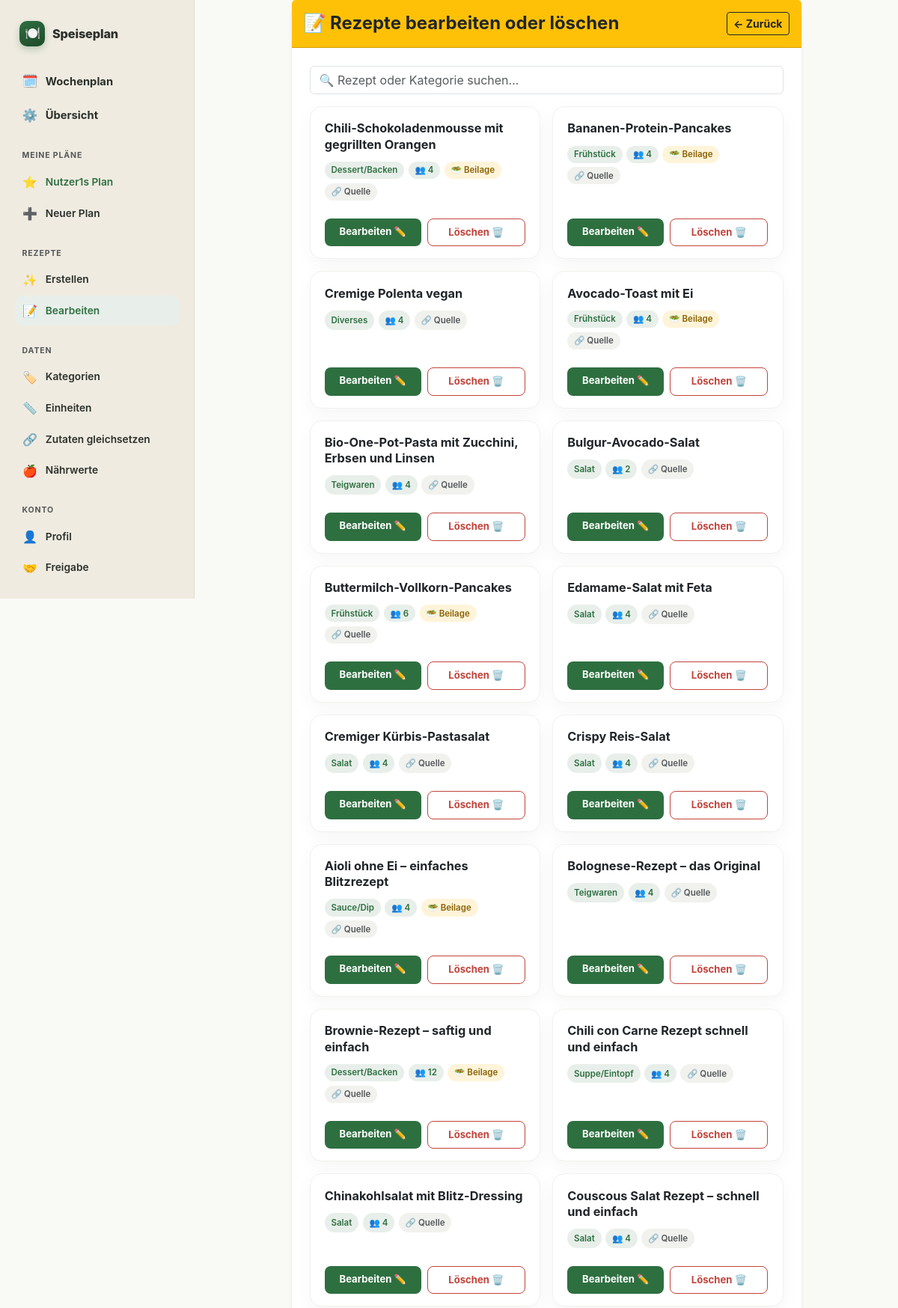
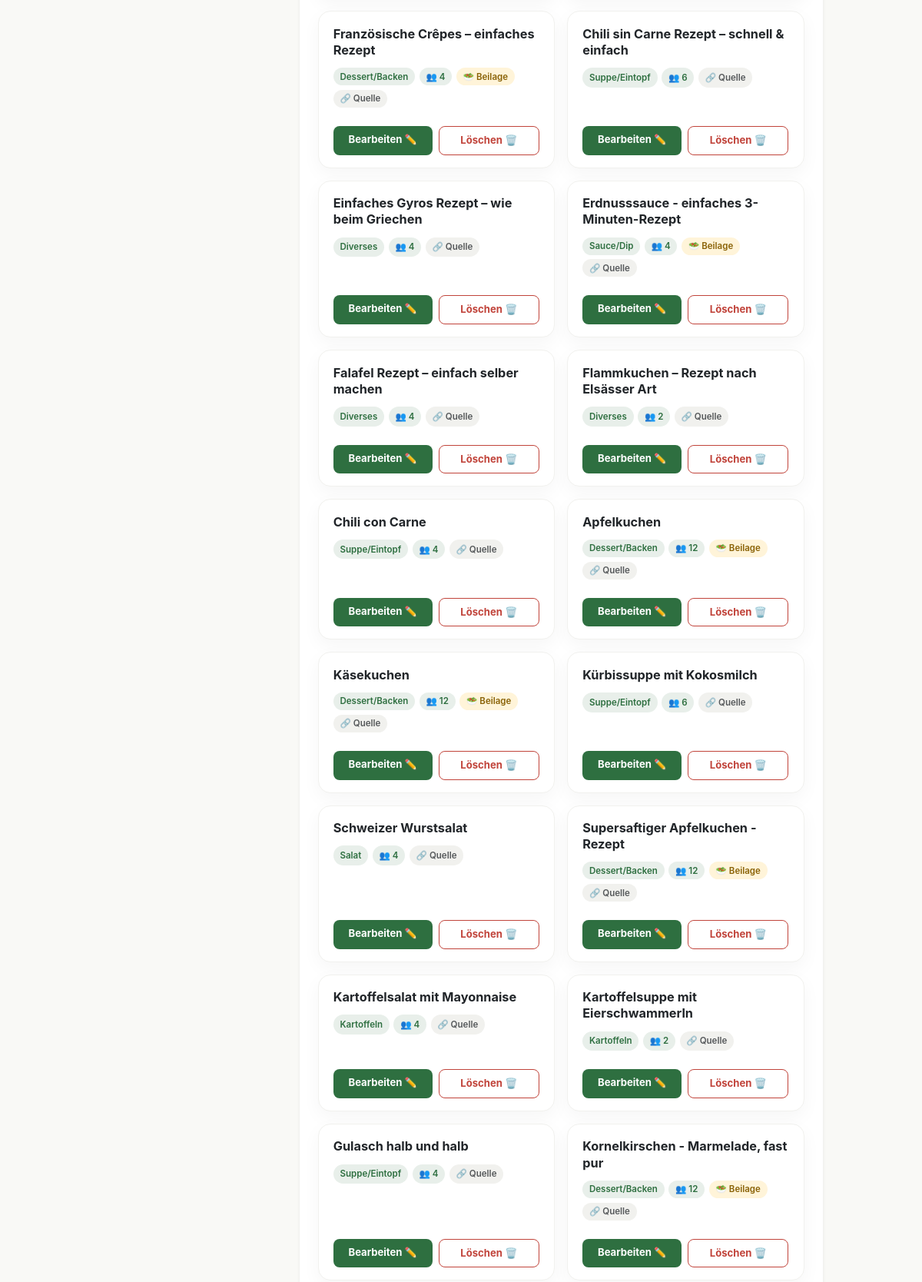
Screenshot of /manage/recipe/edit-list (signed in, upper part) with the database file from the repository (2 pictures, top to bottom).
### models.py (models this page shows)
class PlanMembership(db.Model):
    id = db.Column(db.Integer, primary_key=True)
    plan_id = db.Column(db.Integer, db.ForeignKey('plan.id'), nullable=False, index=True)
    user_id = db.Column(db.Integer, db.ForeignKey('user.id'), nullable=False, index=True)
    is_starred = db.Column(db.Boolean, default=False, nullable=False)
    show_in_week_overview = db.Column(db.Boolean, default=True, nullable=False)
    __table_args__ = (db.UniqueConstraint('plan_id', 'user_id', name='uq_plan_membership_plan_id_user_id'),)
    plan = db.relationship('Plan')
    user = db.relationship('User')

class Plan(db.Model):
    id = db.Column(db.Integer, primary_key=True)
    name = db.Column(db.String(100), nullable=False)
    owner_user_id = db.Column(db.Integer, db.ForeignKey('user.id'), nullable=False)
    created_at = db.Column(db.DateTime, default=db.func.now())
    owner = db.relationship('User', foreign_keys=[owner_user_id])

class Recipe(db.Model):
    id = db.Column(db.Integer, primary_key=True)
    name = db.Column(db.String(100), nullable=False)
    owner_plan_id = db.Column(db.Integer, db.ForeignKey('plan.id'), nullable=False, index=True)
    category_id = db.Column(db.Integer, db.ForeignKey('category.id'), nullable=False)
    is_side_dish = db.Column(db.Boolean, default=False, nullable=False)
    is_favorite = db.Column(db.Boolean, default=False, nullable=False)
    servings = db.Column(db.Integer, nullable=False, default=2)
    calories = db.Column(db.Integer, default=0)
    protein = db.Column(db.Float, default=0.0)
    carbs = db.Column(db.Float, default=0.0)
    fat = db.Column(db.Float, default=0.0)
    nutrition_override = db.Column(db.Boolean, default=False, nullable=False)
    source_url = db.Column(db.String(500), nullable=True)
    instructions = db.Column(db.Text, nullable=True)
    updated_at = db.Column(db.DateTime, default=db.func.now())
    category = db.relationship('Category', backref=db.backref('recipes', lazy=True))
    owner_plan = db.relationship('Plan', foreign_keys=[owner_plan_id])
    ingredients = db.relationship('Ingredient', backref='recipe', cascade="all, delete-orphan")
    seasons = db.relationship('RecipeSeason', backref='recipe', cascade="all, delete-orphan")
    plan_links = db.relationship('RecipePlanLink', backref='recipe', cascade="all, delete-orphan")

class Category(db.Model):
    id = db.Column(db.Integer, primary_key=True)
    plan_id = db.Column(db.Integer, db.ForeignKey('plan.id'), nullable=False, index=True)
    name = db.Column(db.String(50), nullable=False)
    __table_args__ = (db.UniqueConstraint('plan_id', 'name', name='uq_category_plan_id_name'),)

### routes/recipes.py (the view)
@recipes_bp.route('/manage/recipe/edit-list')
def recipe_edit_list_view():
    user = current_user()
    plan_id = selected_plan_id(request.args, user)
    recipes = visible_recipes_query(plan_id).all()
    recipe_labels = {recipe.id: format_recipe_seasons(recipe) for recipe in recipes}
    return render_template(
        'recipe_edit_list.html', recipes=recipes, recipe_labels=recipe_labels, own_plan_id=plan_id,
        plan_id=plan_id, user_plans=user_plan_memberships(user),
    )

### app.py (called while the page is built)
@app.before_request
def require_login():
    if request.endpoint is None or request.endpoint in ('auth.login', 'auth.register', 'static'):
        return None
    if current_user() is None:
        return redirect(url_for('auth.login', next=request.path))
    if current_plan() is None and request.endpoint not in ZERO_PLAN_ALLOWED_ENDPOINTS:
        return redirect(url_for('plan.index'))
    return None

@app.after_request
def set_security_headers(response):
    response.headers['X-Content-Type-Options'] = 'nosniff'
    response.headers['X-Frame-Options'] = 'DENY'
    response.headers['Referrer-Policy'] = 'same-origin'
    response.headers['Permissions-Policy'] = 'geolocation=(), camera=(), microphone=()'
    response.headers['Content-Security-Policy'] = (
        "default-src 'self'; "
        "script-src 'self' 'unsafe-inline'; "
        "style-src 'self' 'unsafe-inline'; "
        "img-src 'self' data:; "
        "frame-ancestors 'none'; "
        "base-uri 'self'; "
        "form-action 'self'"
    )
    return response

@app.context_processor
def inject_css_version():
    css_path = os.path.join(app.static_folder, 'style.css')
    try:
        css_version = int(os.path.getmtime(css_path))
    except OSError:
        css_version = 0
    return {'css_version': css_version}

@app.context_processor
def inject_current_user_and_plans():
    user = current_user()
    if user is None:
        return {'nav_current_user': None, 'nav_current_plan': None, 'nav_user_plans': []}
    return {
        'nav_current_user': user,
        'nav_current_plan': current_plan(),
        'nav_user_plans': user_plan_memberships(user),
    }

@app.context_processor
def inject_shopping_categories():
    return {
        'shopping_categories': SHOPPING_CATEGORIES,
        'shopping_uncategorized': UNCATEGORIZED,
        'pantry_categories': sorted(PANTRY_CATEGORIES),
    }

@app.context_processor
def inject_ingredient_aliases():
    plan = current_plan()
    return {'ingredient_aliases': get_all_aliases(plan.id) if plan else {}}

@app.context_processor
def inject_ingredient_nutrition():
    plan = current_plan()
    return {'ingredient_nutrition': get_all_nutrition_entries(plan.id) if plan else {}}

### services/auth.py (called while the page is built)
def current_user():
    if 'user_id' not in session:
        return None
    if not hasattr(g, '_current_user'):
        g._current_user = User.query.get(session['user_id'])
        if g._current_user is None:
            session.clear()
    return g._current_user

### templates/recipe_edit_list.html (shortened to what this page needs)
{% extends 'base.html' %}
{% block content %}
<div class="row justify-content-center">
    <div class="col-12 col-md-9">
        <div class="card shadow-sm border-0">
            <div class="card-header bg-warning text-dark py-3 d-flex justify-content-between align-items-center">
                <h4 class="card-title mb-0 fw-bold">📝 Rezepte bearbeiten oder löschen</h4>
                <a href="/manage" class="btn btn-sm btn-outline-dark fw-bold"><- Zurück</a>
            </div>
            <div class="card-body p-4">
                {% if recipes %}
                <input type="text" id="recipeFilter" class="form-control mb-3" placeholder="🔍 Rezept oder Kategorie suchen..." autocomplete="off">
                {% endif %}
                {% if recipes %}
                <div class="recipe-grid" id="recipeList">
                    {% for recipe in recipes %}
                    <div class="recipe-card recipe-list-row" data-search="{{ recipe.name|lower }} {{ recipe.category.name|lower }}">
                        <div class="rc-head">
                            <span class="rc-name">{{ recipe.name }}</span>
                        </div>
                        <div class="rc-tags">
                            <span class="chip chip-fact">{{ recipe.category.name }}</span>
                            <span class="chip chip-fact">👥 {{ recipe.servings }}</span>
                            {% if recipe.is_side_dish %}
                            <span class="chip chip-flag">🥗 Beilage</span>
                            {% endif %}
                            {% if recipe.source_url %}
                            <a href="{{ recipe.source_url }}" target="_blank" rel="noopener noreferrer" class="chip chip-linked text-decoration-none" title="Quelle öffnen">🔗 Quelle</a>
                            {% endif %}
                        </div>
                        <div class="rc-spacer"></div>
                        <div class="rc-actions">
                            <a href="{{ url_for('recipes.recipe_edit_view', id=recipe.id, plan_id=plan_id) }}" class="rc-btn-edit">
                                Bearbeiten ✏️
                            </a>
                            {% if recipe.owner_plan_id == own_plan_id %}
                            <button type="button" class="rc-btn-delete" onclick="deleteRecipeSafely({{ recipe.id }}, '{{ recipe.name }}')">
                                Löschen 🗑️
                            </button>
                            {% endif %}
                        </div>
                    </div>
                    {% endfor %}
                </div>
                {% else %}
                <div class="text-center p-5 text-muted">Noch keine Essen eingetragen.</div>
                {% endif %}
            </div>
        </div>
    </div>
</div>
{% endblock %}

### templates/base.html (shortened to what this page needs)
<!DOCTYPE html>
<html lang="de">
<head>
    <link rel="stylesheet" href="{{ url_for('static', filename='bootstrap.min.css') }}" type="text/css">
    <link rel="stylesheet" href="{{ url_for('static', filename='style.css') }}?v={{ css_version }}" type="text/css">
</head>
<body>
    <div class="app-shell">
        <aside class="app-rail">
            <a class="rail-brand" href="/">
                <span class="mark">🍽️</span>
                <span class="name">Speiseplan</span>
            </a>
            <div class="nav-primary">
                <a class="nav-link {% if request.path == '/' or request.path.startswith('/plan') %}active{% endif %}" href="/"><span class="ic">🗓️</span>Wochenplan</a>
                <a class="nav-link {% if request.path == '/manage' %}active{% endif %}" href="/manage"><span class="ic">⚙️</span>Übersicht</a>
            </div>
            <div class="rail-section">
                <div class="rail-label">Meine Pläne</div>
                {% for membership in nav_user_plans %}
                <form method="POST" action="{{ url_for('auth.switch_plan', plan_id=membership.plan_id) }}">
                    <button type="submit" class="rail-link w-100 text-start border-0 bg-transparent {% if nav_current_plan and membership.plan_id == nav_current_plan.id %}active{% endif %}">
                        <span class="ic">{{ '⭐' if membership.is_starred else '📋' }}</span>{{ membership.plan.name }}
                    </button>
                </form>
                {% endfor %}
                <button type="button" class="rail-link w-100 text-start border-0 bg-transparent" data-bs-toggle="modal" data-bs-target="#createPlanModal">
                    <span class="ic">➕</span>Neuer Plan
                </button>
            </div>
            <div class="rail-section">
                <div class="rail-label">Rezepte</div>
                <a class="rail-link {% if request.path == '/manage/recipe/create' %}active{% endif %}" href="/manage/recipe/create"><span class="ic">✨</span>Erstellen</a>
                <a class="rail-link {% if request.path == '/manage/recipe/edit-list' or request.path.startswith('/manage/recipe/edit/') %}active{% endif %}" href="/manage/recipe/edit-list"><span class="ic">📝</span>Bearbeiten</a>
            </div>
            <div class="rail-section">
                <div class="rail-label">Daten</div>
                <a class="rail-link {% if request.path == '/manage/categories' %}active{% endif %}" href="/manage/categories"><span class="ic">🏷️</span>Kategorien</a>
                <a class="rail-link {% if request.path == '/manage/units' %}active{% endif %}" href="/manage/units"><span class="ic">📏</span>Einheiten</a>
                <a class="rail-link {% if request.path == '/manage/ingredient-aliases' %}active{% endif %}" href="/manage/ingredient-aliases"><span class="ic">🔗</span>Zutaten gleichsetzen</a>
                <a class="rail-link {% if request.path == '/manage/ingredient-nutrition' %}active{% endif %}" href="/manage/ingredient-nutrition"><span class="ic">🍎</span>Nährwerte</a>
            </div>
            <div class="rail-section">
                <div class="rail-label">Konto</div>
                <a class="rail-link {% if request.path == '/manage/account' %}active{% endif %}" href="/manage/account"><span class="ic">👤</span>Profil</a>
                <a class="rail-link {% if request.path == '/manage/sharing' %}active{% endif %}" href="/manage/sharing"><span class="ic">🤝</span>Freigabe</a>
            </div>
        </aside>
        <div class="app-content">
            <div class="container pb-5">
                {% block content %}{% endblock %}
            </div>
        </div>
    </div>
</body>
</html>

### static/style.css (style rules this page uses)
:root { --primary-food: #2E6F40; --primary-dark: #1E4A2A; --accent-warm: #F4C430; --bg-warm: #F9F9F6; --text-dark: #2B302A; --radius-main: 1rem; --card-bg: #ffffff; --border-subtle: #F1F1EE; --scrollbar-thumb: #D1D1CB; --highlight-bg: #E8EFEA; --excluded-bg: #eeeeee; --rail-bg: #EFEBE1; --rail-border: #E2DCCB; }
body { font-family: 'Plus Jakarta Sans', sans-serif; background-color: var(--bg-warm); color: var(--text-dark); }
.app-shell { display: grid; grid-template-columns: 260px 1fr; min-height: 100vh; }
.app-content { min-width: 0; }
.app-rail { background: var(--rail-bg); border-right: 1px solid var(--rail-border); padding: 1.75rem 1.25rem 1.5rem; display: flex; flex-direction: column; position: sticky; top: 0; height: 100vh; overflow-y: auto; }
.rail-brand { display: flex; align-items: center; gap: 0.6rem; padding: 0 0.4rem; margin-bottom: 1.6rem; text-decoration: none; color: var(--text-dark); }
.rail-brand .mark { width: 34px; height: 34px; border-radius: 10px; background: linear-gradient(155deg, var(--primary-food), var(--primary-dark)); display: flex; align-items: center; justify-content: center; font-size: 1.05rem; box-shadow: 0 4px 10px rgba(46, 111, 64, 0.28); flex-shrink: 0; }
.rail-brand .name { font-weight: 800; font-size: 1.02rem; letter-spacing: -0.01em; }
.nav-primary { margin-bottom: 1.4rem; }
.nav-link { display: flex; align-items: center; gap: 0.65rem; padding: 0.55rem 0.6rem; border-radius: 10px; color: var(--text-dark) !important; text-decoration: none; font-weight: 700; font-size: 0.92rem; margin-bottom: 0.15rem; }
.nav-link .ic { font-size: 1.05rem; width: 1.3rem; text-align: center; flex-shrink: 0; }
.rail-section { margin-bottom: 1.5rem; }
.rail-label { font-size: 0.66rem; font-weight: 700; letter-spacing: 0.08em; text-transform: uppercase; color: var(--bs-secondary-color); padding: 0 0.6rem; margin-bottom: 0.45rem; }
.rail-link { display: flex; align-items: center; gap: 0.65rem; padding: 0.5rem 0.6rem; border-radius: 10px; color: var(--text-dark); text-decoration: none; font-weight: 600; font-size: 0.86rem; margin-bottom: 0.1rem; }
.rail-link .ic { font-size: 1rem; width: 1.3rem; text-align: center; flex-shrink: 0; }
.rail-link.active { background: var(--highlight-bg); color: var(--primary-food); }
.card { border: none !important; border-radius: var(--radius-main); box-shadow: 0 8px 24px rgba(0, 0, 0, 0.04); background-color: var(--card-bg); }
.recipe-grid { display: grid; grid-template-columns: repeat(auto-fill, minmax(280px, 1fr)); gap: 1rem; }
.recipe-card { background: var(--card-bg); border: 1px solid var(--border-subtle); border-radius: var(--radius-main); padding: 1.15rem 1.2rem 1rem; box-shadow: 0 8px 24px rgba(0, 0, 0, 0.04); transition: transform 0.15s ease, border-color 0.15s ease; display: flex; flex-direction: column; gap: 0.75rem; }
.rc-head { display: flex; align-items: flex-start; justify-content: space-between; gap: 0.5rem; }
.rc-name { font-weight: 700; font-size: 1.02rem; line-height: 1.3; }
.rc-tags { display: flex; flex-wrap: wrap; gap: 0.35rem; min-height: 1.6rem; }
.chip { display: inline-flex; align-items: center; gap: 0.25rem; padding: 0.22rem 0.55rem; border-radius: 999px; font-size: 0.72rem; font-weight: 600; white-space: nowrap; line-height: 1.4; }
.chip-fact { background: var(--highlight-bg); color: var(--primary-food); }
.chip-flag { background: #FFF4D9; color: #8A6206; }
.chip-linked { background: var(--border-subtle); color: var(--bs-secondary-color); }
.rc-spacer { flex: 1; }
.rc-actions { display: flex; gap: 0.5rem; }
.rc-actions > a, .rc-actions > button { flex: 1; text-align: center; padding: 0.5rem 0.6rem; border-radius: 8px; font-weight: 700; font-size: 0.82rem; border: none; cursor: pointer; text-decoration: none; white-space: nowrap; font-family: inherit; }
.rc-btn-edit { background: var(--primary-food); color: #fff; }
.rc-btn-delete { background: transparent; border: 1px solid #C1443B !important; color: #C1443B; }

### templates/base.html (style rules this page uses)
body { font-family: -apple-system, BlinkMacSystemFont, "Segoe UI", Roboto, Helvetica, Arial, sans-serif; }

### rows the page displays
PlanMembership: is_starred "⭐", plan.name "Nutzer1s Plan"
Recipe: name "Chili-Schokoladenmousse mit gegrillten Orangen", category.name "Dessert/Backen", servings "4", is_side_dish "🥗 Beilage"
Recipe: name "Bananen-Protein-Pancakes", category.name "Frühstück", servings "4", is_side_dish "🥗 Beilage"
Recipe: name "Cremige Polenta vegan", category.name "Diverses", servings "4"
Recipe: name "Avocado-Toast mit Ei", category.name "Frühstück", servings "4", is_side_dish "🥗 Beilage"
Recipe: name "Bio-One-Pot-Pasta mit Zucchini, Erbsen und Linsen", category.name "Teigwaren", servings "4"
Recipe: name "Bulgur-Avocado-Salat", category.name "Salat", servings "2"
Recipe: name "Buttermilch-Vollkorn-Pancakes", category.name "Frühstück", servings "6", is_side_dish "🥗 Beilage"
Recipe: name "Edamame-Salat mit Feta", category.name "Salat", servings "4"
Recipe: name "Cremiger Kürbis-Pastasalat", category.name "Salat", servings "4"
Recipe: name "Crispy Reis-Salat", category.name "Salat", servings "4"
Recipe: name "Aioli ohne Ei – einfaches Blitzrezept", category.name "Sauce/Dip", servings "4", is_side_dish "🥗 Beilage"
Recipe: name "Bolognese-Rezept – das Original", category.name "Teigwaren", servings "4"
Recipe: name "Brownie-Rezept – saftig und einfach", category.name "Dessert/Backen", servings "12", is_side_dish "🥗 Beilage"
Recipe: name "Chili con Carne Rezept schnell und einfach", category.name "Suppe/Eintopf", servings "4"
Recipe: name "Chinakohlsalat mit Blitz-Dressing", category.name "Salat", servings "4"
Recipe: name "Couscous Salat Rezept – schnell und einfach", category.name "Salat", servings "4"
Recipe: name "Französische Crêpes – einfaches Rezept", category.name "Dessert/Backen", servings "4", is_side_dish "🥗 Beilage"
Recipe: name "Chili sin Carne Rezept – schnell & einfach", category.name "Suppe/Eintopf", servings "6"
Recipe: name "Einfaches Gyros Rezept – wie beim Griechen", category.name "Diverses", servings "4"
Recipe: name "Erdnusssauce - einfaches 3-Minuten-Rezept", category.name "Sauce/Dip", servings "4", is_side_dish "🥗 Beilage"
Recipe: name "Falafel Rezept – einfach selber machen", category.name "Diverses", servings "4"
Recipe: name "Flammkuchen – Rezept nach Elsässer Art", category.name "Diverses", servings "2"
Recipe: name "Chili con Carne", category.name "Suppe/Eintopf", servings "4"
Recipe: name "Apfelkuchen", category.name "Dessert/Backen", servings "12", is_side_dish "🥗 Beilage"
Recipe: name "Käsekuchen", category.name "Dessert/Backen", servings "12", is_side_dish "🥗 Beilage"
Recipe: name "Kürbissuppe mit Kokosmilch", category.name "Suppe/Eintopf", servings "6"
Recipe: name "Schweizer Wurstsalat", category.name "Salat", servings "4"
Recipe: name "Supersaftiger Apfelkuchen - Rezept", category.name "Dessert/Backen", servings "12", is_side_dish "🥗 Beilage"
Recipe: name "Kartoffelsalat mit Mayonnaise", category.name "Kartoffeln", servings "4"
Recipe: name "Kartoffelsuppe mit Eierschwammerln", category.name "Kartoffeln", servings "2"
Recipe: name "Gulasch halb und halb", category.name "Suppe/Eintopf", servings "4"
Recipe: name "Kornelkirschen - Marmelade, fast pur", category.name "Dessert/Backen", servings "12", is_side_dish "🥗 Beilage"
